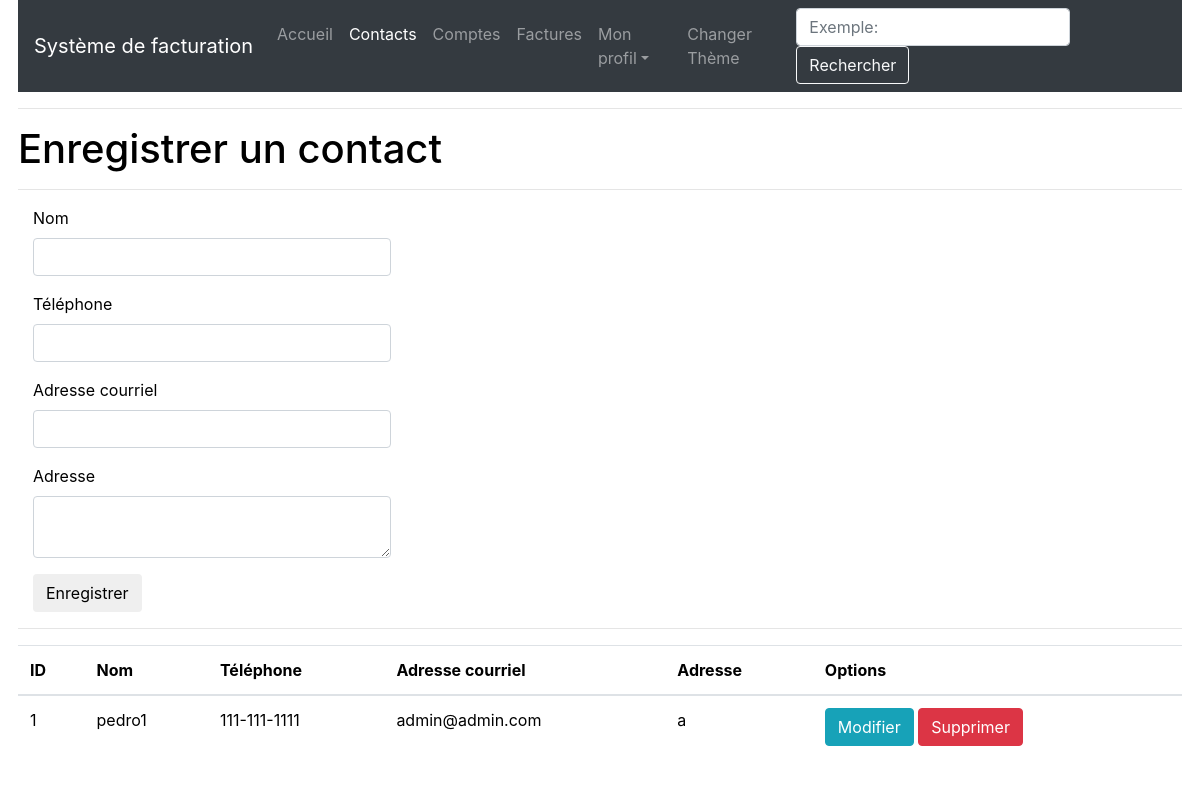
The app's page /contacts (signed in) with its own data.
### app/models.py (models this page shows, shortened)
class Contact(db.Model):
    __tablename__ = "contact"
    id = db.Column(db.Integer, primary_key=True)
    name = db.Column(db.String(50), unique=False, nullable=False)
    phone_number = db.Column(db.String(13), unique=False, nullable=True)
    email = db.Column(db.String(120), unique=False, nullable=True)
    address = db.Column(db.String(140), unique=False, nullable=True)
    user_id = db.Column(db.Integer, db.ForeignKey('user.id'))
    profilEntreprise_id = db.Column(db.Integer, db.ForeignKey('profilEntreprise.id'))
    facture = db.relationship('Facture', back_populates="contact")
    user = relationship("User", back_populates="contact")
    profilEntreprise = relationship("CompanyProfil", back_populates="contact")

### app/routes.py (the view, shortened to what this page needs)
@app.route('/contacts', methods=['GET', 'POST'])
@login_required
def contacts():
    if current_user.profilEntreprise:
        form = ContactForm()
        page = request.args.get('page', 1, type=int)
        contacts = Contact.query.filter_by(user_id=current_user.id, profilEntreprise_id=current_user.profil_courrant).paginate(page, app.config['CONTACTS_PAR_PAGE'], False)
        next_url = url_for('contacts', page=contacts.next_num) if contacts.has_next else None
        prev_url = url_for('contacts', page=contacts.prev_num) if contacts.has_prev else None
        return render_template("contacts.html", title=_('Contacts'), form=form, contacts=contacts.items, next_url=next_url, prev_url=prev_url)
    else:
        flash(_('Veuillez créer un profil d\'entreprise avant d\'effectuer cette action.'))
        return redirect(url_for('index'))

### app/forms.py (shortened to what this page needs)
class ContactForm(FlaskForm):
    name = StringField(_l('Nom'), validators=[DataRequired(message=_l("Veuillez entrer un nom")), Length(min=1, max=50, message=_l('Veuillez écrire entre 1 et 50 caractères'))])
    phone_number = StringField(_l('Téléphone'), [DataRequired(Length(min=12, max=12, message=_l('Veuillez entrer un numéro de téléphone (123-456-7890)')))])
    email = StringField(_l('Adresse courriel'), validators=[DataRequired(message=_l('Veuillez entrer une adresse courriel valide')), Email(message=_l('Veuillez entrer une adresse courriel valide'))])
    address = TextAreaField(_l('Adresse'), validators=[DataRequired(message=_l("Veuillez entrer une adresse")), Length(min=1, max=140, message=_l(_l('Veuillez écrire entre 1 et 140 caractères')))])
    submit = SubmitField(_l('Enregistrer'))

### app/models.py (called while the page is built)
@login.user_loader
def load_user(id):
    return User.query.get(int(id))

### app/routes.py (called while the page is built)
@app.before_request
def before_request():
    if current_user.is_authenticated:
        current_user.last_seen = datetime.utcnow()
        db.session.commit()

### app/templates/contacts.html (shortened to what this page needs)
{% extends "base.html" %}
{% import 'bootstrap/wtf.html' as wtf %}
{% block app_content %}
    <h1>{{ _('Enregistrer un contact') }}</h1>
    <hr>
    {% if form %}
        <div class="form-group">
            <div class="col-md-4">
                {{ wtf.quick_form(form) }}
            </div>
        </div>
        <hr>
    {% endif %}
    <table class="table table-hover">
        <thead>
          <tr>
            <th scope="col">ID</th>
            <th scope="col">{{ _('Nom') }}</th>
            <th scope="col">{{ _('Téléphone') }}</th>
            <th scope="col">{{ _('Adresse courriel') }}</th>
            <th scope="col">{{ _('Adresse') }}</th>
            <th scope="col">{{ _('Options') }}</th>
          </tr>
        </thead>
        <tbody>
    {% for contact in contacts %}
        <tr>
            <td>{{ contact.id }}</td>
            <td>{{ contact.name }}</td>
            <td>{{ contact.phone_number }}</td>
            <td>{{ contact.email }}</td>
            <td>{{ contact.address }}</td>
            <td>
                <a class="btn btn-info" href="{{ url_for('update_contact', contact_id=contact.id) }}">{{ _('Modifier') }}</a>
                <a class="btn btn-danger" href="{{ url_for('delete_contact', contact_id=contact.id) }}">{{ _('Supprimer') }}</a>
            </td>
        </tr>
    {% endfor %}
        </tbody>
    </table>
    <br><br>
{% endblock %}

### app/static/css/style.css (style rules this page uses)
html { color: black; background-color: white; }

### records on screen
Contact: id "1", name "pedro1", phone_number "111-111-1111", email "admin@admin.com", address "a"
